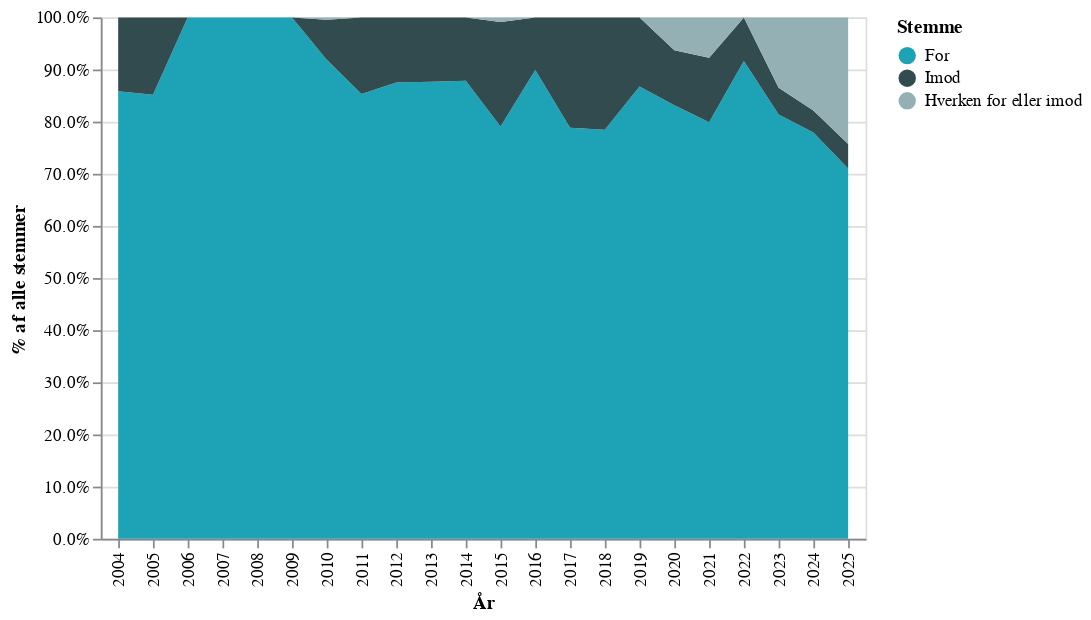

Notebook code cell kept with this figure:
### Code cell
# Renaming columns for chart
col_names = {"AndelStemmer": "% af alle stemmer"}
chart_data_dk = chart_data.rename(columns=col_names)

# Specifying custom sort order for the color variable
custom_val_order = ["For", "Imod", "Hverken for eller imod"]
vote_order_mapping = {v: i for i, v in enumerate(custom_val_order)}
chart_data_dk["CustomOrder"] = chart_data_dk["Stemme"].map(vote_order_mapping)

# Creating a chart in Danish
chart = (
    alt.Chart(chart_data_dk, width="container")
    .mark_area()
    .encode(
        x="År:O",
        y=alt.Y("% af alle stemmer:Q", axis=alt.Axis(format=".1%")),
        color=alt.Color(
            "Stemme:N",
            scale=alt.Scale(domain=custom_val_order, range=my_custom_palette),
        ),
        order=alt.Order("CustomOrder:Q"),
        tooltip=["År:O", "Stemme:N", alt.Tooltip("% af alle stemmer:Q", format=".1%")],
    )
)
chart.save(".charts/figure_01_dk.html")
chart

### Figure 1 — Vega-Lite specification as saved in the notebook (floating-point values rounded to 4 significant figures)
{"config": {"view": {"continuousWidth": 300, "continuousHeight": 300}}, "data": {"name": "data-cb5e5fa81e6dbe24880294840b2603e1"}, "mark": {"type": "area"}, "encoding": {"color": {"field": "Stemme", "scale": {"domain": ["For", "Imod", "Hverken for eller imod"], "range": ["#1ea2b5", "#324b4f", "#95b0b5", "#9f8ac3", "#6b588d", "#009170", "#005545", "#0d221c", "#005c87", "#e6f4f1", "#eee8a9", "#a4943e", "#d471bb", "#27c0bf", "#55ddbe", "#8df8b7", "#de6f9f", "#70a153", "#885534"]}, "type": "nominal"}, "order": {"field": "CustomOrder", "type": "quantitative"}, "tooltip": [{"field": "År", "type": "ordinal"}, {"field": "Stemme", "type": "nominal"}, {"field": "% af alle stemmer", "format": ".1%", "type": "quantitative"}], "x": {"field": "År", "type": "ordinal"}, "y": {"axis": {"format": ".1%"}, "field": "% af alle stemmer", "type": "quantitative"}}, "width": "container", "$schema": "https://vega.github.io/schema/vega-lite/v5.16.3.json", "datasets": {"data-cb5e5fa81e6dbe24880294840b2603e1": [{"År": 2004, "Sæson": "Efterår", "Navn": "Marianne Pedersen", "PartiGruppe": "Venstre (V)", "Stemme": "For", "AntalStemmer": 91, "AlleStemmer": 106, "% af alle stemmer": 0.8585, "CustomOrder": 0}, {"År": 2004, "Sæson": "Efterår", "Navn": "Mikkel Dencker", "PartiGruppe": "Dansk Folkeparti (DF)", "Stemme": "Imod", "AntalStemmer": 15, "AlleStemmer": 106, "% af alle stemmer": 0.1415, "CustomOrder": 1}, {"År": 2005, "Sæson": "Efterår", "Navn": "Marion Pedersen", "PartiGruppe": "Venstre (V)", "Stemme": "For", "AntalStemmer": 195, "AlleStemmer": 229, "% af alle stemmer": 0.8515, "CustomOrder": 0}, {"År": 2005, "Sæson": "Efterår", "Navn": "Martin Henriksen", "PartiGruppe": "Dansk Folkeparti (DF)", "Stemme": "Imod", "AntalStemmer": 34, "AlleStemmer": 229, "% af alle stemmer": 0.1485, "CustomOrder": 1}, {"År": 2006, "Sæson": "Efterår", "Navn": "Mogens Jensen", "PartiGruppe": "Socialdemokratiet (S)", "Stemme": "For", "AntalStemmer": 224, "AlleStemmer": 224, "% af alle stemmer": 1.0, "CustomOrder": 0}, {"År": 2007, "Sæson": "Forår", "Navn": "Mia Falkenberg", "PartiGruppe": "Dansk Folkeparti (DF)", "Stemme": "For", "AntalStemmer": 107, "AlleStemmer": 107, "% af alle stemmer": 1.0, "CustomOrder": 0}, {"År": 2008, "Sæson": "Efterår", "Navn": "Mikkel Dencker", "PartiGruppe": "Dansk Folkeparti (DF)", "Stemme": "For", "AntalStemmer": 215, "AlleStemmer": 215, "% af alle stemmer": 1.0, "CustomOrder": 0}, {"År": 2009, "Sæson": "Efterår", "Navn": "Michael Aastrup Jensen", "PartiGruppe": "Venstre (V)", "Stemme": "For", "AntalStemmer": 215, "AlleStemmer": 215, "% af alle stemmer": 1.0, "CustomOrder": 0}, {"År": 2010, "Sæson": "Efterår", "Navn": "Meta Fuglsang", "PartiGruppe": "Socialistisk Folkeparti (SF)", "Stemme": "For", "AntalStemmer": 203, "AlleStemmer": 221, "% af alle stemmer": 0.9186, "CustomOrder": 0}, {"År": 2010, "Sæson": "Efterår", "Navn": "Mikkel Dencker", "PartiGruppe": "Dansk Folkeparti (DF)", "Stemme": "Imod", "AntalStemmer": 17, "AlleStemmer": 221, "% af alle stemmer": 0.07692, "CustomOrder": 1}, {"År": 2010, "Sæson": "Efterår", "Navn": "Søren Krarup", "PartiGruppe": "Dansk Folkeparti (DF)", "Stemme": "Hverken for eller imod", "AntalStemmer": 1, "AlleStemmer": 221, "% af alle stemmer": 0.004525, "CustomOrder": 2}, {"År": 2011, "Sæson": "Efterår", "Navn": "Mike Legarth", "PartiGruppe": "Det Konservative Folkeparti (KF)", "Stemme": "For", "AntalStemmer": 186, "AlleStemmer": 218, "% af alle stemmer": 0.8532, "CustomOrder": 0}, {"År": 2011, "Sæson": "Efterår", "Navn": "Morten Marinus", "PartiGruppe": "Dansk Folkeparti (DF)", "Stemme": "Imod", "AntalStemmer": 32, "AlleStemmer": 218, "% af alle stemmer": 0.1468, "CustomOrder": 1}, {"År": 2012, "Sæson": "Efterår", "Navn": "Michael Aastrup Jensen", "PartiGruppe": "Venstre (V)", "Stemme": "For", "AntalStemmer": 182, "AlleStemmer": 208, "% af alle stemmer": 0.875, "CustomOrder": 0}, {"År": 2012, "Sæson": "Efterår", "Navn": "Mikkel Dencker", "PartiGruppe": "Dansk Folkeparti (DF)", "Stemme": "Imod", "AntalStemmer": 26, "AlleStemmer": 208, "% af alle stemmer": 0.125, "CustomOrder": 1}, {"År": 2013, "Sæson": "Efterår", "Navn": "Mikkel Dencker", "PartiGruppe": "Dansk Folkeparti (DF)", "Stemme": "Imod", "AntalStemmer": 27, "AlleStemmer": 219, "% af alle stemmer": 0.1233, "CustomOrder": 1}, {"År": 2013, "Sæson": "Efterår", "Navn": "Mette Gjerskov", "PartiGruppe": "Socialdemokratiet (S)", "Stemme": "For", "AntalStemmer": 192, "AlleStemmer": 219, "% af alle stemmer": 0.8767, "CustomOrder": 0}, {"År": 2014, "Sæson": "Efterår", "Navn": "Michael Aastrup Jensen", "PartiGruppe": "Venstre (V)", "Stemme": "For", "AntalStemmer": 188, "AlleStemmer": 214, "% af alle stemmer": 0.8785, "CustomOrder": 0}, {"År": 2014, "Sæson": "Efterår", "Navn": "Mette Hjermind Dencker", "PartiGruppe": "Dansk Folkeparti (DF)", "Stemme": "Imod", "AntalStemmer": 26, "AlleStemmer": 214, "% af alle stemmer": 0.1215, "CustomOrder": 1}, {"År": 2015, "Sæson": "Efterår", "Navn": "Morten Løkkegaard", "PartiGruppe": "Venstre (V)", "Stemme": "For", "AntalStemmer": 87, "AlleStemmer": 110, "% af alle stemmer": 0.7909, "CustomOrder": 0}, {"År": 2015, "Sæson": "Efterår", "Navn": "Mette Hjermind Dencker", "PartiGruppe": "Dansk Folkeparti (DF)", "Stemme": "Imod", "AntalStemmer": 22, "AlleStemmer": 110, "% af alle stemmer": 0.2, "CustomOrder": 1}, {"År": 2015, "Sæson": "Efterår", "Navn": "Aaja Chemnitz Larsen", "PartiGruppe": "Inuit Ataqatigiit (IA)", "Stemme": "Hverken for eller imod", "AntalStemmer": 1, "AlleStemmer": 110, "% af alle stemmer": 0.009091, "CustomOrder": 2}, {"År": 2016, "Sæson": "Efterår", "Navn": "Morten Marinus", "PartiGruppe": "Dansk Folkeparti (DF)", "Stemme": "For", "AntalStemmer": 196, "AlleStemmer": 218, "% af alle stemmer": 0.8991, "CustomOrder": 0}, {"År": 2016, "Sæson": "Forår", "Navn": "Mette Hjermind Dencker", "PartiGruppe": "Dansk Folkeparti (DF)", "Stemme": "Imod", "AntalStemmer": 22, "AlleStemmer": 218, "% af alle stemmer": 0.1009, "CustomOrder": 1}, {"År": 2017, "Sæson": "Efterår", "Navn": "Mette Hjermind Dencker", "PartiGruppe": "Dansk Folkeparti (DF)", "Stemme": "Imod", "AntalStemmer": 44, "AlleStemmer": 208, "% af alle stemmer": 0.2115, "CustomOrder": 1}, {"År": 2017, "Sæson": "Efterår", "Navn": "Orla Østerby", "PartiGruppe": "Det Konservative Folkeparti (KF)", "Stemme": "For", "AntalStemmer": 164, "AlleStemmer": 208, "% af alle stemmer": 0.7885, "CustomOrder": 0}, {"År": 2018, "Sæson": "Efterår", "Navn": "Mette Gjerskov", "PartiGruppe": "Socialdemokratiet (S)", "Stemme": "For", "AntalStemmer": 164, "AlleStemmer": 209, "% af alle stemmer": 0.7847, "CustomOrder": 0}, {"År": 2018, "Sæson": "Efterår", "Navn": "Mette Hjermind Dencker", "PartiGruppe": "Dansk Folkeparti (DF)", "Stemme": "Imod", "AntalStemmer": 45, "AlleStemmer": 209, "% af alle stemmer": 0.2153, "CustomOrder": 1}, {"År": 2019, "Sæson": "Efterår", "Navn": "Nick Hækkerup", "PartiGruppe": "Socialdemokratiet (S)", "Stemme": "For", "AntalStemmer": 98, "AlleStemmer": 113, "% af alle stemmer": 0.8673, "CustomOrder": 0}, {"År": 2019, "Sæson": "Efterår", "Navn": "Morten Messerschmidt", "PartiGruppe": "Dansk Folkeparti (DF)", "Stemme": "Imod", "AntalStemmer": 15, "AlleStemmer": 113, "% af alle stemmer": 0.1327, "CustomOrder": 1}, {"År": 2020, "Sæson": "Efterår", "Navn": "Morten Dahlin", "PartiGruppe": "Venstre (V)", "Stemme": "For", "AntalStemmer": 79, "AlleStemmer": 95, "% af alle stemmer": 0.8316, "CustomOrder": 0}, {"År": 2020, "Sæson": "Efterår", "Navn": "Morten Messerschmidt", "PartiGruppe": "Dansk Folkeparti (DF)", "Stemme": "Imod", "AntalStemmer": 10, "AlleStemmer": 95, "% af alle stemmer": 0.1053, "CustomOrder": 1}, {"År": 2020, "Sæson": "Efterår", "Navn": "Niels Flemming Hansen", "PartiGruppe": "Det Konservative Folkeparti (KF)", "Stemme": "Hverken for eller imod", "AntalStemmer": 6, "AlleStemmer": 95, "% af alle stemmer": 0.06316, "CustomOrder": 2}, {"År": 2021, "Sæson": "Efterår", "Navn": "Mette Hjermind Dencker", "PartiGruppe": "Dansk Folkeparti (DF)", "Stemme": "Imod", "AntalStemmer": 24, "AlleStemmer": 194, "% af alle stemmer": 0.1237, "CustomOrder": 1}, {"År": 2021, "Sæson": "Efterår", "Navn": "Mogens Jensen", "PartiGruppe": "Socialdemokratiet (S)", "Stemme": "For", "AntalStemmer": 155, "AlleStemmer": 194, "% af alle stemmer": 0.799, "CustomOrder": 0}, {"År": 2021, "Sæson": "Efterår", "Navn": "Mona Juul", "PartiGruppe": "Det Konservative Folkeparti (KF)", "Stemme": "Hverken for eller imod", "AntalStemmer": 15, "AlleStemmer": 194, "% af alle stemmer": 0.07732, "CustomOrder": 2}, {"År": 2022, "Sæson": "Efterår", "Navn": "Morten Bødskov", "PartiGruppe": "Socialdemokratiet (S)", "Stemme": "For", "AntalStemmer": 186, "AlleStemmer": 203, "% af alle stemmer": 0.9163, "CustomOrder": 0}, {"År": 2022, "Sæson": "Efterår", "Navn": "Mikkel Bjørn", "PartiGruppe": "Dansk Folkeparti (DF)", "Stemme": "Imod", "AntalStemmer": 17, "AlleStemmer": 203, "% af alle stemmer": 0.08374, "CustomOrder": 1}, {"År": 2023, "Sæson": "Efterår", "Navn": "Nikoline Erbs Hillers-Bendtsen", "PartiGruppe": "Alternativet (ALT)", "Stemme": "For", "AntalStemmer": 175, "AlleStemmer": 215, "% af alle stemmer": 0.814, "CustomOrder": 0}, {"År": 2023, "Sæson": "Efterår", "Navn": "Niels Flemming Hansen", "PartiGruppe": "Det Konservative Folkeparti (KF)", "Stemme": "Hverken for eller imod", "AntalStemmer": 29, "AlleStemmer": 215, "% af alle stemmer": 0.1349, "CustomOrder": 2}, {"År": 2023, "Sæson": "Efterår", "Navn": "Nick Zimmermann", "PartiGruppe": "Dansk Folkeparti (DF)", "Stemme": "Imod", "AntalStemmer": 11, "AlleStemmer": 215, "% af alle stemmer": 0.05116, "CustomOrder": 1}, {"År": 2024, "Sæson": "Efterår", "Navn": "Mohammad Rona", "PartiGruppe": "Moderaterne (M)", "Stemme": "For", "AntalStemmer": 166, "AlleStemmer": 213, "% af alle stemmer": 0.7793, "CustomOrder": 0}, {"År": 2024, "Sæson": "Efterår", "Navn": "Ole Birk Olesen", "PartiGruppe": "Liberal Alliance (LA)", "Stemme": "Hverken for eller imod", "AntalStemmer": 38, "AlleStemmer": 213, "% af alle stemmer": 0.1784, "CustomOrder": 2}, {"År": 2024, "Sæson": "Efterår", "Navn": "Mikkel Bjørn", "PartiGruppe": "Dansk Folkeparti (DF)", "Stemme": "Imod", "AntalStemmer": 9, "AlleStemmer": 213, "% af alle stemmer": 0.04225, "CustomOrder": 1}, {"År": 2025, "Sæson": "Forår", "Navn": "Mogens Jensen", "PartiGruppe": "Socialdemokratiet (S)", "Stemme": "For", "AntalStemmer": 76, "AlleStemmer": 107, "% af alle stemmer": 0.7103, "CustomOrder": 0}, {"År": 2025, "Sæson": "Forår", "Navn": "Pernille Vermund", "PartiGruppe": "Liberal Alliance (LA)", "Stemme": "Hverken for eller imod", "AntalStemmer": 26, "AlleStemmer": 107, "% af alle stemmer": 0.243, "CustomOrder": 2}, {"År": 2025, "Sæson": "Forår", "Navn": "Nick Zimmermann", "PartiGruppe": "Dansk Folkeparti (DF)", "Stemme": "Imod", "AntalStemmer": 5, "AlleStemmer": 107, "% af alle stemmer": 0.04673, "CustomOrder": 1}]}}
